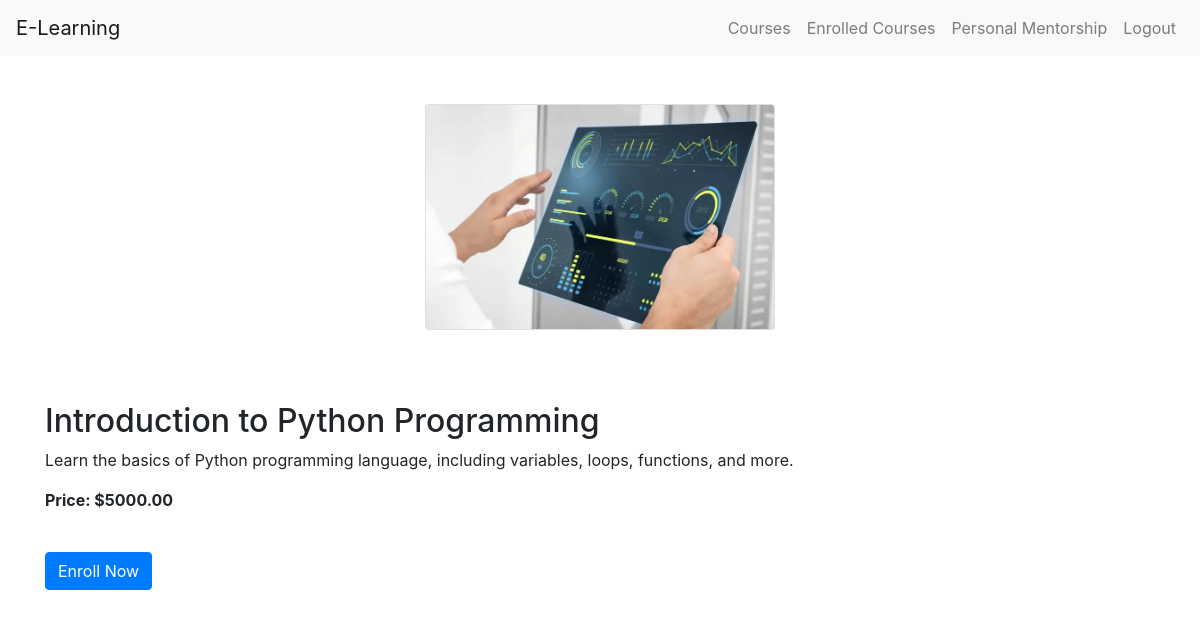
The app's page /course/1/ with its own data.
### app/models.py (models this page shows, shortened)
class Course(models.Model):
    TECH_COURSE = 'Tech Courses'
    CBSE_COURSE = 'CBSE Courses'
    CATEGORY_CHOICES = [
        (TECH_COURSE, 'Tech Courses'),
        (CBSE_COURSE, 'CBSE Courses'),
    ]
    title = models.CharField(max_length=100)
    description = models.TextField()
    price = models.DecimalField(max_digits=8, decimal_places=2)
    category = models.CharField(max_length=100, choices=CATEGORY_CHOICES, default=TECH_COURSE)
    grade = models.CharField(max_length=10, blank=True, null=True)
    image = models.ImageField(upload_to='staticfiles/course_images/', null=True, blank=True)
    demo_video = models.FileField(upload_to='staticfiles/demo_videos/', null=True, blank=True)
    course_video = models.FileField(upload_to='staticfiles/course_videos/', null=True, blank=True)

### app/views.py (the view)
# urls.py: path('course/<int:course_id>/', views.view_course_details, name='view_course_details'),
def view_course_details(request, course_id):
    course = Course.objects.get(id=course_id)
    return render(request, 'view_course_details.html', {'course': course})

### app/templates/view_course_details.html (shortened to what this page needs)
<!DOCTYPE html>
<html lang="en">
<head>
    <link rel="stylesheet" href="https://stackpath.bootstrapcdn.com/bootstrap/4.5.2/css/bootstrap.min.css">
</head>
<body>
<nav class="navbar navbar-expand-lg navbar-light bg-light">
    <a class="navbar-brand" href="#">E-Learning</a>
    <div class="collapse navbar-collapse" id="navbarNav">
        <ul class="navbar-nav ml-auto">
            <li class="nav-item">
                <a class="nav-link" href="{% url 'course_catalog' %}">Courses</a>
            </li>
            <li class="nav-item">
                <a class="nav-link" href="{% url 'enrolled_course' %}">Enrolled Courses</a>
            </li>
            <li class="nav-item">
                <a class="nav-link" href="{% url 'mentorship_page' %}">Personal Mentorship</a>
            </li>
            <li class="nav-item">
                <a class="nav-link" href="{% url 'logout' %}">Logout</a>
            </li>
        </ul>
    </div>
</nav>
<br>
<br>
<div class="container">
    <div class="row justify-content-center">
        <div class="col-md-4 mb-4">
            <div class="card">
                <img src="{{ course.image.url }}" class="card-img-top" alt="{{ course.title }}">
            </div>
        </div>
    </div>
</div>
<div class="container mt-5">
    <h2>{{ course.title }}</h2>
    <p>{{ course.description }}</p>
    <p><strong>Price: ${{ course.price }}</strong></p>
    <form method="post" action="{% url 'course_payment' course.id %}">
        <button type="submit" class="btn btn-primary mt-4">Enroll Now</button>
    </form>
    <br>
<br>
<br>
<br>
    <br>
<br>
<br>
<br>
</div>
</body>
</html>

### records on screen
Course: image (picture), title "Introduction to Python Programming", description "Learn the basics of Python programming language, including variables, loops, functions, and more.", price "5000.00"
